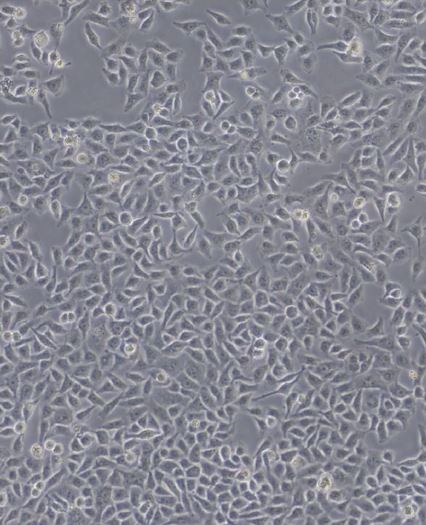
#> input picture ocv_mallick/Practice/792.JPG, 426 x 525 px
$ jupyter execute --allow-errors cell_confluency.ipynb
#> lines starting #> are read from the running program, lines starting #| are printed output that depends on the picture
[cell 1]
import cv2
import imutils
from imutils import paths
import matplotlib.pyplot as plt
import matplotlib
import numpy as np
matplotlib.rcParams['image.cmap'] = 'gray'

[cell 2]
def show_image(image):
    plt.imshow(image[:,:,::-1])

[cell 3]
image_folder = r"C:\Users\mhasa\Google Drive\Tutorial Corner\PYTH\DeepLearning\DeepLearning-DL4CV\ImageDatasets\cellImages4"
paths = list(paths.list_images(image_folder))
#> (the rest of this cell did not finish here and is left out)

#> (a cell that did not finish here is left out)

[cell 5]
image = './792.JPG'

[cell 6]
# load image
image = cv2.imread(image)
#> image is the input picture: shape (525, 426, 3); mean B, G, R 146.4, 135.7, 135.1

[cell 7]
show_image(image)

[cell 8]
B, G, R = cv2.split(image)

[cell 9]
plt.imshow(R, cmap='gray')

[cell 10]
gray = cv2.cvtColor(image, cv2.COLOR_BGR2GRAY)
plt.imshow(gray)

[cell 11]
thresh = 160
maxVal = 255
_, thresh_image = cv2.threshold(gray, thresh, maxVal, cv2.THRESH_BINARY)
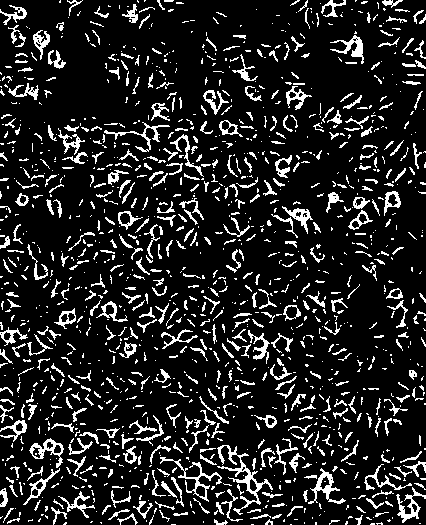
#> thresh_image: shape (525, 426); 13.8% white in thin lines or dots
plt.imshow(thresh_image)

[cell 12]
total_pixels = thresh_image.shape[0] * thresh_image.shape[1]
#> total_pixels = 223650
total_pixels
#> Out = 223650

[cell 13]
image_with_white_pixels = thresh_image == 255
#> image_with_white_pixels: shape (525, 426) bool; 13.8% white in thin lines or dots

[cell 14]
num_white_pixel = image_with_white_pixels.sum()
#> num_white_pixel = 30870
num_white_pixel
#> Out = 30870

[cell 15]
confluency = (1-(num_white_pixel/total_pixels)) * 100
#> confluency = 86.2
confluency
#> Out = 86.2

[cell 16]
kernel_shapes_dict = {'cross': cv2.MORPH_CROSS,
                      'ellipse': cv2.MORPH_ELLIPSE,
                      'rect': cv2.MORPH_RECT}

kernel_sizes = [(3,3), (5,5), (7,7), (9,9)]

[cell 17]
kernel_dict = {}
for shape_key, shape in kernel_shapes_dict.items():
    for size in kernel_sizes:
        kernel = cv2.getStructuringElement(shape, size)
        kernel_dict[f"{shape_key}{size[0]}"] = kernel

[cell 18]
dict_item_iterator = iter(kernel_dict.items())

nrows=3
ncols=4
f, ax = plt.subplots(nrows=nrows, ncols=ncols, figsize=(20,20))

row_cnt = 0
col_cnt = 0

while row_cnt < nrows:
    kernel_item = next(dict_item_iterator)
    kernel_type_size = kernel_item[0]
    kernel = kernel_item[1]

    imageMorphed = cv2.morphologyEx(thresh_image, cv2.MORPH_CLOSE, kernel, iterations=1)
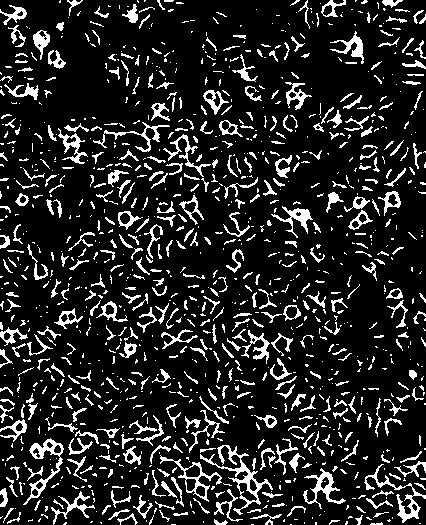
#> imageMorphed: shape (525, 426); 14.4% white in thin lines or dots

    ax[row_cnt][col_cnt].imshow(imageMorphed)
    ax[row_cnt][col_cnt].set_title(f"{kernel_type_size}")

    col_cnt += 1

    if col_cnt >= ncols:
        col_cnt = 0
        row_cnt += 1
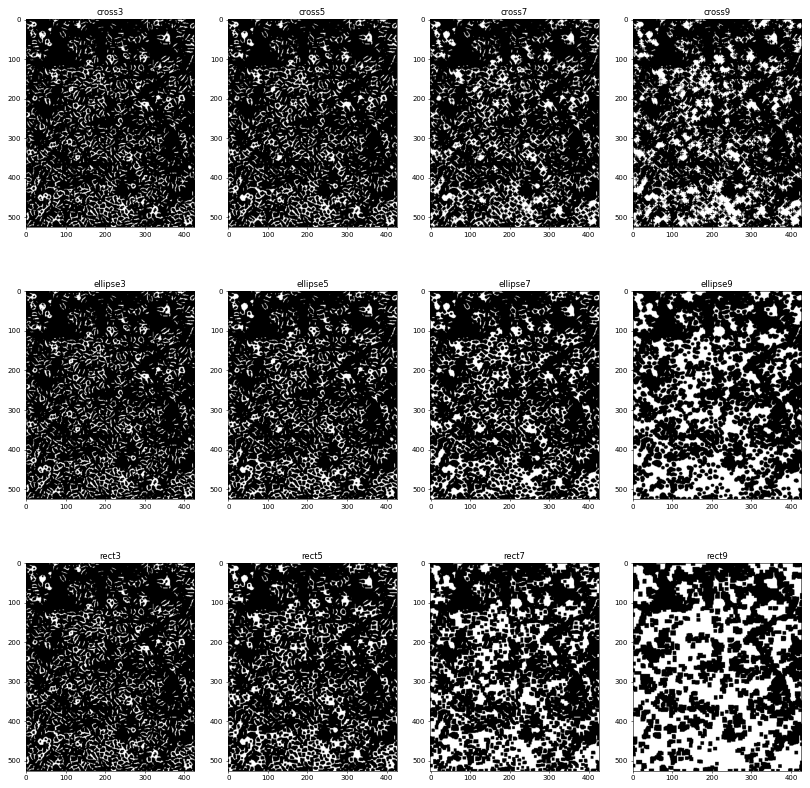
#> figure drawn by matplotlib, 12 panels
